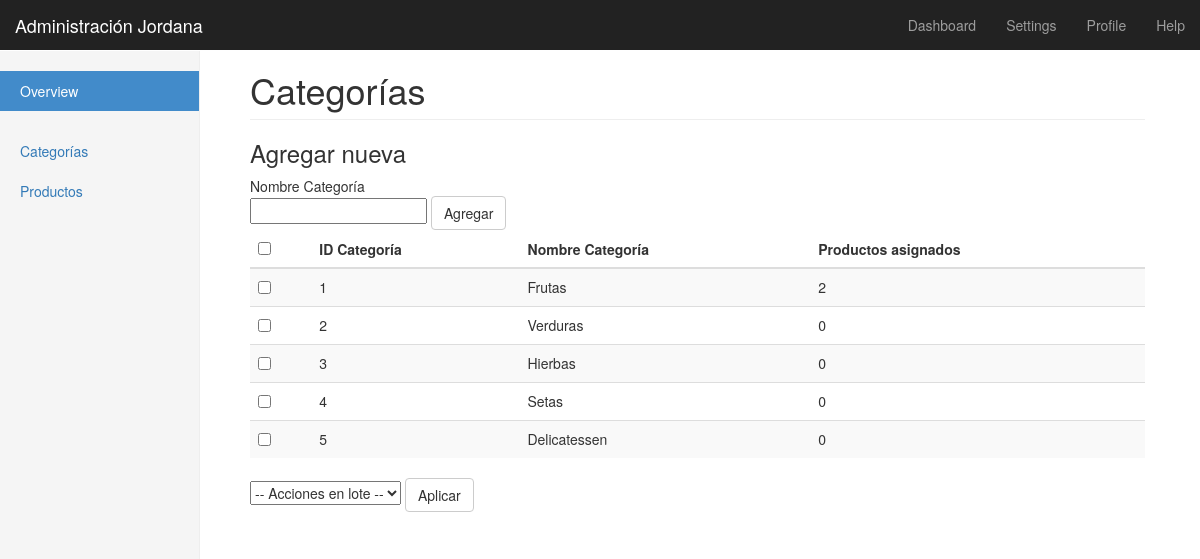
Screenshot of /admin/categorias.php with the database file from the repository.
### tables this page shows
CREATE TABLE IF NOT EXISTS `categoria` (
  `idCategoria` int(11) NOT NULL,
  `nombreCategoria` varchar(45) NOT NULL
);

### clases/Categoria.php (called while the page is built, shortened)
<?php
class Categoria{
    private $idCategoria;
    private $nombreCategoria;
    private $cantidadProductos;
    private $querysel;
    function getNombreCategoria() {
        return $this->nombreCategoria;
    }
    function getIDCategoria() {
    	return $this->idCategoria;
    }
    function getCantidadProductos() {
    	return $this->cantidadProductos;
    }
    function setCantidadProductos($cantidadProductos) {
    	$this->cantidadProductos = $cantidadProductos;
    }
    function __construct($id = NULL,$nombre= NULL) {
        $this->idCategoria = $id;
        $this->nombreCategoria = $nombre;
    }
    function Selecciona(){
		if (!$this->querysel){
		$db=dbconnect();
			$sqlsel="SELECT cat.idCategoria, cat.nombreCategoria, IFNULL(prca.pa,0) AS 'productosAsignados'
					 FROM `categoria` cat LEFT JOIN (SELECT idCategoria, COUNT(*) AS pa
													FROM `producto_en_categoria`
													GROUP BY (idCategoria)) prca
					ON cat.idCategoria = prca.idCategoria";
			$this->querysel=$db->prepare($sqlsel);
			$this->querysel->execute();
		}
		$registro = $this->querysel->fetch();
		if ($registro){
			$objCategoria = new self($registro['idCategoria'], $registro['nombreCategoria']);
			$objCategoria->setCantidadProductos($registro['productosAsignados']);
			return $objCategoria;
		}
		else {
			return false;
		}
	}
}
?>

### admin/categorias.php (the view, shortened to what this page needs)
<!DOCTYPE html>
<html lang="en">
  <head>
    <link href="bootstrap.min.css" rel="stylesheet">
    <link href="dashboard.css" rel="stylesheet">
  </head>
  <body>
    <nav class="navbar navbar-inverse navbar-fixed-top">
      <div class="container-fluid">
        <div class="navbar-header">
          <a class="navbar-brand" href="#">Administración Jordana</a>
        </div>
        <div id="navbar" class="navbar-collapse collapse">
          <ul class="nav navbar-nav navbar-right">
            <li><a href="#">Dashboard</a></li>
            <li><a href="#">Settings</a></li>
            <li><a href="#">Profile</a></li>
            <li><a href="#">Help</a></li>
          </ul>
        </div>
      </div>
    </nav>
    <div class="container-fluid">
	    <div class="row">
	    	<?php include("sidebar.php")?>
	    </div>
        <div class="col-sm-9 col-sm-offset-3 col-md-10 col-md-offset-2 main">
          <h1 class="page-header">Categorías</h1>
          <?php include("../clases/categoria.php"); ?>
          <div>
	          	<h3>Agregar nueva</h3>
	          	<form action="accCategoria.php" method="POST">
	          		Nombre Categoría<br>
	          		<input type="text" name="nombre_categoria" />
	          		<input type="submit" class="btn btn-default" name="agregar" value="Agregar">
	          	</form>
          </div>
          <form action="accCategoria.php" method="POST">
          	<div class="table-responsive">
		        <table class="table table-striped">
		          	<thead>
			          	<tr>
			          		<th>
							    <input type="checkbox" id="select_all">
			          		</th>
			          		<th>
				          		ID Categoría
				          	</th>
				          	<th>
				          		Nombre Categoría
				          	</th>
				          	<th>
				          		Productos asignados
				          	</th>
			          	</tr>
		          	</thead>
		          	<tbody>
		          	<?php
			          	$categorias = new Categoria();
			          	while($cat = $categorias->Selecciona()){
		          	?>
		          	<tr>
		          		<td>
		          			<input type="checkbox" class="checkboxCat" name="categoria_seleccionada[]" value="<?=$cat->getIDCategoria()?>" />
		          		</td>
			          	<td>
			          		<?=$cat->getIDCategoria()?>
			          	</td>
			          	<td>
			          		<?=$cat->getNombreCategoria()?>
			          	</td>
			          	<td>
			          		<?=$cat->getCantidadProductos()?>
			          	</td>
		          	</tr>
		          	<?php }?>
		          	</tbody>
		          </table>
		          </div>
		          <select name="accion">
				    <option value="">-- Acciones en lote --</option>
				  </select>
				  <input type="submit" class="btn btn-default" name="aplicar" value="Aplicar">
		      </form>
          </div>
          <br/>
       </div>
  </body>
</html>

### admin/sidebar.php
<div class="col-sm-3 col-md-2 sidebar">
	<ul class="nav nav-sidebar">
		<li class="active"><a href="index.php">Overview <span class="sr-only">(current)</span></a></li>
	</ul>
	<ul class="nav nav-sidebar">
		<li><a href="categorias.php">Categorías</a></li>
		<li><a href="">Productos</a></li>
	</ul>
</div>

### admin/dashboard.css (style rules this page uses)
body { padding-top: 50px; }
.navbar-fixed-top { border: 0; }
.sidebar { display: none; }
@media (min-width: 768px) { .sidebar { position: fixed; top: 51px; bottom: 0; left: 0; z-index: 1000; display: block; padding: 20px; overflow-x: hidden; overflow-y: auto; background-color: #f5f5f5; border-right: 1px solid #eee; } }
.nav-sidebar { margin-right: -21px; margin-bottom: 20px; margin-left: -20px; }
.nav-sidebar > li > a { padding-right: 20px; padding-left: 20px; }
.nav-sidebar > .active > a, .nav-sidebar > .active > a:hover, .nav-sidebar > .active > a:focus { color: #fff; background-color: #428bca; }
.main { padding: 20px; }
@media (min-width: 768px) { .main { padding-right: 40px; padding-left: 40px; } }
.main .page-header { margin-top: 0; }

### rows the page displays
categoria: idCategoria "1", nombreCategoria "Frutas", CantidadProductos "2"
categoria: idCategoria "2", nombreCategoria "Verduras", CantidadProductos "0"
categoria: idCategoria "3", nombreCategoria "Hierbas", CantidadProductos "0"
categoria: idCategoria "4", nombreCategoria "Setas", CantidadProductos "0"
categoria: idCategoria "5", nombreCategoria "Delicatessen", CantidadProductos "0"
